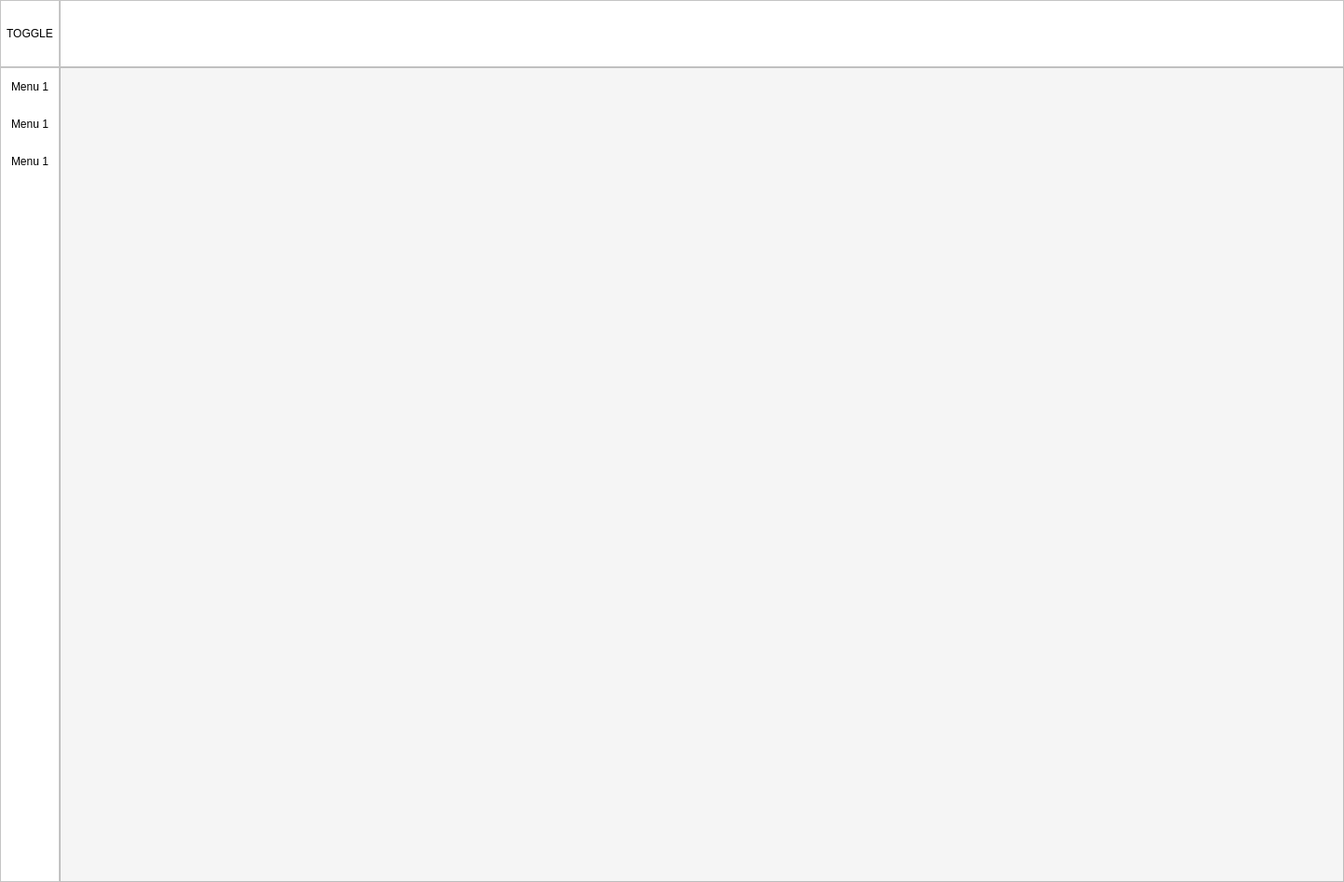
<?xml version="1.0" encoding="UTF-8"?>
<ui version="4.0">
 <class>MainWindow</class>
 <widget class="QMainWindow" name="MainWindow">
  <property name="geometry">
   <rect>
    <x>0</x>
    <y>0</y>
    <width>1440</width>
    <height>945</height>
   </rect>
  </property>
  <property name="windowTitle">
   <string>MainWindow</string>
  </property>
  <property name="styleSheet">
   <string notr="true">background-color: rgb(255, 255, 255);</string>
  </property>
  <widget class="QWidget" name="centralwidget">
   <layout class="QVBoxLayout" name="verticalLayout">
    <property name="spacing">
     <number>0</number>
    </property>
    <property name="leftMargin">
     <number>0</number>
    </property>
    <property name="topMargin">
     <number>0</number>
    </property>
    <property name="rightMargin">
     <number>0</number>
    </property>
    <property name="bottomMargin">
     <number>0</number>
    </property>
    <item>
     <widget class="QFrame" name="Top_Bar">
      <property name="maximumSize">
       <size>
        <width>16777215</width>
        <height>72</height>
       </size>
      </property>
      <property name="frameShape">
       <enum>QFrame::NoFrame</enum>
      </property>
      <property name="frameShadow">
       <enum>QFrame::Raised</enum>
      </property>
      <layout class="QHBoxLayout" name="horizontalLayout">
       <property name="spacing">
        <number>0</number>
       </property>
       <property name="leftMargin">
        <number>0</number>
       </property>
       <property name="topMargin">
        <number>0</number>
       </property>
       <property name="rightMargin">
        <number>0</number>
       </property>
       <property name="bottomMargin">
        <number>0</number>
       </property>
       <item>
        <widget class="QFrame" name="frame_toggle">
         <property name="maximumSize">
          <size>
           <width>64</width>
           <height>72</height>
          </size>
         </property>
         <property name="frameShape">
          <enum>QFrame::StyledPanel</enum>
         </property>
         <property name="frameShadow">
          <enum>QFrame::Raised</enum>
         </property>
         <layout class="QVBoxLayout" name="verticalLayout_2">
          <property name="spacing">
           <number>0</number>
          </property>
          <property name="leftMargin">
           <number>0</number>
          </property>
          <property name="topMargin">
           <number>0</number>
          </property>
          <property name="rightMargin">
           <number>0</number>
          </property>
          <property name="bottomMargin">
           <number>0</number>
          </property>
          <item>
           <widget class="QPushButton" name="Btn_Toggle">
            <property name="sizePolicy">
             <sizepolicy hsizetype="Expanding" vsizetype="Expanding">
              <horstretch>0</horstretch>
              <verstretch>0</verstretch>
             </sizepolicy>
            </property>
            <property name="styleSheet">
             <string notr="true">border: 0px solid
</string>
            </property>
            <property name="text">
             <string>TOGGLE</string>
            </property>
           </widget>
          </item>
         </layout>
        </widget>
       </item>
       <item>
        <widget class="QFrame" name="frame_top">
         <property name="frameShape">
          <enum>QFrame::StyledPanel</enum>
         </property>
         <property name="frameShadow">
          <enum>QFrame::Raised</enum>
         </property>
        </widget>
       </item>
      </layout>
     </widget>
    </item>
    <item>
     <widget class="QFrame" name="Content">
      <property name="styleSheet">
       <string notr="true">background-color: rgb(245, 245, 245);</string>
      </property>
      <property name="frameShape">
       <enum>QFrame::NoFrame</enum>
      </property>
      <property name="frameShadow">
       <enum>QFrame::Raised</enum>
      </property>
      <layout class="QHBoxLayout" name="horizontalLayout_2">
       <property name="spacing">
        <number>0</number>
       </property>
       <property name="leftMargin">
        <number>0</number>
       </property>
       <property name="topMargin">
        <number>0</number>
       </property>
       <property name="rightMargin">
        <number>0</number>
       </property>
       <property name="bottomMargin">
        <number>0</number>
       </property>
       <item>
        <widget class="QFrame" name="frame_left_menu">
         <property name="minimumSize">
          <size>
           <width>64</width>
           <height>0</height>
          </size>
         </property>
         <property name="maximumSize">
          <size>
           <width>64</width>
           <height>16777215</height>
          </size>
         </property>
         <property name="styleSheet">
          <string notr="true">background-color: rgb(255, 255, 255);</string>
         </property>
         <property name="frameShape">
          <enum>QFrame::StyledPanel</enum>
         </property>
         <property name="frameShadow">
          <enum>QFrame::Raised</enum>
         </property>
         <layout class="QVBoxLayout" name="verticalLayout_3">
          <property name="spacing">
           <number>0</number>
          </property>
          <property name="leftMargin">
           <number>0</number>
          </property>
          <property name="topMargin">
           <number>0</number>
          </property>
          <property name="rightMargin">
           <number>0</number>
          </property>
          <property name="bottomMargin">
           <number>0</number>
          </property>
          <item alignment="Qt::AlignTop">
           <widget class="QFrame" name="frame_top_menus">
            <property name="frameShape">
             <enum>QFrame::NoFrame</enum>
            </property>
            <property name="frameShadow">
             <enum>QFrame::Raised</enum>
            </property>
            <layout class="QVBoxLayout" name="verticalLayout_4">
             <property name="spacing">
              <number>0</number>
             </property>
             <property name="leftMargin">
              <number>0</number>
             </property>
             <property name="topMargin">
              <number>0</number>
             </property>
             <property name="rightMargin">
              <number>0</number>
             </property>
             <property name="bottomMargin">
              <number>0</number>
             </property>
             <item>
              <widget class="QPushButton" name="Btn_Menu_1">
               <property name="minimumSize">
                <size>
                 <width>0</width>
                 <height>40</height>
                </size>
               </property>
               <property name="styleSheet">
                <string notr="true">QPushButton{
	color: rgb(0, 0, 0);
	background-color: rgb(255, 255, 255);
	border: 0px solid;
}
QPushButton:hover{
	background-color: rgb(85, 170, 255);
}</string>
               </property>
               <property name="text">
                <string>Menu 1</string>
               </property>
              </widget>
             </item>
             <item>
              <widget class="QPushButton" name="Btn_Menu_2">
               <property name="minimumSize">
                <size>
                 <width>0</width>
                 <height>40</height>
                </size>
               </property>
               <property name="styleSheet">
                <string notr="true">QPushButton{
	color: rgb(0, 0, 0);
	background-color: rgb(255, 255, 255);
	border: 0px solid;
}
QPushButton:hover{
	background-color: rgb(85, 170, 255);
}</string>
               </property>
               <property name="text">
                <string>Menu 1</string>
               </property>
              </widget>
             </item>
             <item>
              <widget class="QPushButton" name="Btn_Menu_3">
               <property name="minimumSize">
                <size>
                 <width>0</width>
                 <height>40</height>
                </size>
               </property>
               <property name="styleSheet">
                <string notr="true">QPushButton{
	color: rgb(0, 0, 0);
	background-color: rgb(255, 255, 255);
	border: 0px solid;
}
QPushButton:hover{
	background-color: rgb(85, 170, 255);
}</string>
               </property>
               <property name="text">
                <string>Menu 1</string>
               </property>
              </widget>
             </item>
            </layout>
           </widget>
          </item>
         </layout>
        </widget>
       </item>
       <item>
        <widget class="QFrame" name="frame_pages">
         <property name="frameShape">
          <enum>QFrame::StyledPanel</enum>
         </property>
         <property name="frameShadow">
          <enum>QFrame::Raised</enum>
         </property>
         <widget class="QStackedWidget" name="Pages_Widget">
          <property name="geometry">
           <rect>
            <x>10</x>
            <y>10</y>
            <width>1361</width>
            <height>861</height>
           </rect>
          </property>
          <property name="currentIndex">
           <number>1</number>
          </property>
          <widget class="QWidget" name="page"/>
          <widget class="QWidget" name="page_2"/>
         </widget>
        </widget>
       </item>
      </layout>
     </widget>
    </item>
   </layout>
  </widget>
 </widget>
 <resources/>
 <connections/>
</ui>
